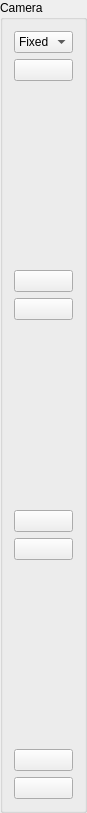
<?xml version="1.0" encoding="UTF-8"?>
<ui version="4.0">
 <class>CameraToolbar</class>
 <widget class="QGroupBox" name="CameraToolbar">
  <property name="geometry">
   <rect>
    <x>0</x>
    <y>0</y>
    <width>80</width>
    <height>813</height>
   </rect>
  </property>
  <property name="windowTitle">
   <string>GroupBox</string>
  </property>
  <property name="title">
   <string>Camera</string>
  </property>
  <property name="flat">
   <bool>false</bool>
  </property>
  <property name="checked">
   <bool>false</bool>
  </property>
  <layout class="QVBoxLayout" name="verticalLayout">
   <item>
    <widget class="QComboBox" name="comboBox">
     <property name="frame">
      <bool>true</bool>
     </property>
     <item>
      <property name="text">
       <string>Fixed</string>
      </property>
     </item>
     <item>
      <property name="text">
       <string>Free</string>
      </property>
     </item>
    </widget>
   </item>
   <item>
    <widget class="QPushButton" name="pbReset">
     <property name="text">
      <string/>
     </property>
     <property name="icon">
      <iconset resource="../../res/ressources.qrc">
       <normaloff>:/icons/ResetTrip.png</normaloff>:/icons/ResetTrip.png</iconset>
     </property>
     <property name="iconSize">
      <size>
       <width>48</width>
       <height>48</height>
      </size>
     </property>
     <property name="autoRepeat">
      <bool>true</bool>
     </property>
     <property name="autoRepeatDelay">
      <number>500</number>
     </property>
    </widget>
   </item>
   <item>
    <spacer name="verticalSpacer">
     <property name="orientation">
      <enum>Qt::Vertical</enum>
     </property>
     <property name="sizeHint" stdset="0">
      <size>
       <width>20</width>
       <height>40</height>
      </size>
     </property>
    </spacer>
   </item>
   <item>
    <widget class="QPushButton" name="pbUp">
     <property name="text">
      <string/>
     </property>
     <property name="icon">
      <iconset resource="../../res/ressources.qrc">
       <normaloff>:/icons/UpArrow64.png</normaloff>:/icons/UpArrow64.png</iconset>
     </property>
     <property name="iconSize">
      <size>
       <width>48</width>
       <height>48</height>
      </size>
     </property>
     <property name="autoRepeat">
      <bool>true</bool>
     </property>
     <property name="autoRepeatDelay">
      <number>500</number>
     </property>
    </widget>
   </item>
   <item>
    <widget class="QPushButton" name="pbDown">
     <property name="text">
      <string/>
     </property>
     <property name="icon">
      <iconset resource="../../res/ressources.qrc">
       <normaloff>:/icons/DnArrow64.png</normaloff>:/icons/DnArrow64.png</iconset>
     </property>
     <property name="iconSize">
      <size>
       <width>48</width>
       <height>48</height>
      </size>
     </property>
     <property name="autoRepeat">
      <bool>true</bool>
     </property>
     <property name="autoRepeatDelay">
      <number>500</number>
     </property>
    </widget>
   </item>
   <item>
    <spacer name="verticalSpacer_2">
     <property name="orientation">
      <enum>Qt::Vertical</enum>
     </property>
     <property name="sizeHint" stdset="0">
      <size>
       <width>20</width>
       <height>40</height>
      </size>
     </property>
    </spacer>
   </item>
   <item>
    <widget class="QPushButton" name="pbPanLeft">
     <property name="text">
      <string/>
     </property>
     <property name="icon">
      <iconset resource="../../res/ressources.qrc">
       <normaloff>:/icons/ArrowLeft.png</normaloff>:/icons/ArrowLeft.png</iconset>
     </property>
     <property name="iconSize">
      <size>
       <width>48</width>
       <height>48</height>
      </size>
     </property>
     <property name="autoRepeat">
      <bool>true</bool>
     </property>
     <property name="autoRepeatDelay">
      <number>500</number>
     </property>
    </widget>
   </item>
   <item>
    <widget class="QPushButton" name="pbPanRight">
     <property name="text">
      <string/>
     </property>
     <property name="icon">
      <iconset resource="../../res/ressources.qrc">
       <normaloff>:/icons/ArrowRight.png</normaloff>:/icons/ArrowRight.png</iconset>
     </property>
     <property name="iconSize">
      <size>
       <width>48</width>
       <height>48</height>
      </size>
     </property>
     <property name="checkable">
      <bool>false</bool>
     </property>
     <property name="autoRepeat">
      <bool>true</bool>
     </property>
     <property name="autoRepeatDelay">
      <number>500</number>
     </property>
    </widget>
   </item>
   <item>
    <spacer name="verticalSpacer_3">
     <property name="orientation">
      <enum>Qt::Vertical</enum>
     </property>
     <property name="sizeHint" stdset="0">
      <size>
       <width>20</width>
       <height>40</height>
      </size>
     </property>
    </spacer>
   </item>
   <item>
    <widget class="QPushButton" name="pbZoomIn">
     <property name="text">
      <string/>
     </property>
     <property name="icon">
      <iconset resource="../../res/ressources.qrc">
       <normaloff>:/icons/ZoomIn48.png</normaloff>:/icons/ZoomIn48.png</iconset>
     </property>
     <property name="iconSize">
      <size>
       <width>48</width>
       <height>48</height>
      </size>
     </property>
     <property name="autoRepeat">
      <bool>true</bool>
     </property>
     <property name="autoRepeatDelay">
      <number>500</number>
     </property>
    </widget>
   </item>
   <item>
    <widget class="QPushButton" name="pbZoomOut">
     <property name="text">
      <string/>
     </property>
     <property name="icon">
      <iconset resource="../../res/ressources.qrc">
       <normaloff>:/icons/ZoomOut48.png</normaloff>:/icons/ZoomOut48.png</iconset>
     </property>
     <property name="iconSize">
      <size>
       <width>48</width>
       <height>48</height>
      </size>
     </property>
     <property name="autoRepeat">
      <bool>true</bool>
     </property>
     <property name="autoRepeatDelay">
      <number>500</number>
     </property>
    </widget>
   </item>
  </layout>
 </widget>
 <resources>
  <include location="../../res/ressources.qrc"/>
 </resources>
 <connections/>
</ui>
